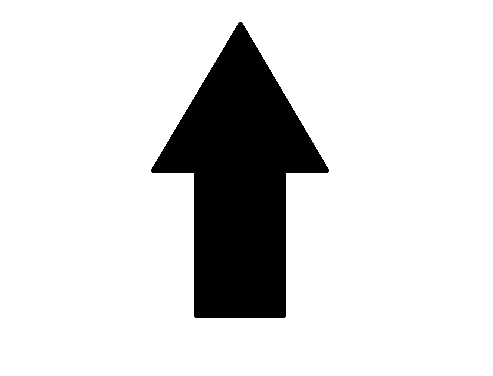
%> input picture black_arrow.tif, 493 x 376 px
$ octave main_project_file.m   (GNU Octave 9; MATLAB toolbox functions it lacks are replaced by stand-ins)
%> lines starting %> are read from the running program, lines starting %| are printed output that depends on the picture; in (x1, y1, x2, y2) boxes, pixels count from 0 and x2, y2 are one past the last pixel; in counts of white or black regions, pixels touching at a corner belong together; the program's own positions count from 1
### canny_vertical_matching.m
function y = canny_vertical_matching(image_A,image_B,threshold,name,min_edges)
    A = edge(image_A,'Canny');
    B = edge(image_B,'Canny');
    % call for edge detected image
    columns = size(A,2);
    search_order = round(columns*.2):round(columns*.8);
    search_order = search_order(randperm(length(search_order)));
    % We are limiting the range of the stitching to get better quality
    % images (No point in stiching the first pixels of the image).
    % We are also randomizing the order to create "unique" photos.
    for i=search_order
        matched_edges = 0;
        total_edges = 0;
        % count total and matched edge points
        for j=1:columns
            if A(i,j)==1 || B(i,j)==1
                total_edges = total_edges + 1;
                if A(i,j)==B(i,j)
                    matched_edges = matched_edges + 1;
                end
            end
        end
        % check if edge points meet thresholds for stitching
        if total_edges*threshold<=matched_edges && total_edges>min_edges
            AB = image_A;
            AB(i+1:end,:) = image_B(i+1:end,:);
            figure;
            imshow(AB);
            imwrite(AB,strcat(name,'vertical-canny.jpg'))
            % Save stitched image
            BA = image_B;
            BA(i+1:end,:) = image_A(i+1:end,:);
            figure;
            imshow(BA);
            imwrite(BA,strcat(name,'other-vertical-canny.jpg'));
            % Save opposite stitched image
            edge_A = A;
            edge_A(i+1:end,:) = B(i+1:end,:);
            imshow(edge_A);
            imwrite(edge_A,strcat(name,'edge-vertical-canny.jpg'));
            % Save stitched edge image
            edge_B = B;
            edge_B(i+1:end,:) = A(i+1:end,:);
            imshow(edge_B);
            imwrite(edge_B,strcat(name,'other-edge-vertical-canny.jpg'));
            % Save stitched edge image
            disp("Match!");
            y = 1;
            break; % end function
        end
    end
    y=0;
end

### main_project_file.m
% Extra Credit MATLAB Project for CSE185
% By Tyler Lennen and Charles Chung

% The purpose of this project is to see if we can use edge detection to
% combine two random photos and see if they can create one "visually
% pleasing" photo, where the edges match.

% Stage 1, using Canny edge detector to match an inverted photo with its
% original photo. We assume for now that they are the same size.


test_image1 = 'black_arrow.tif';

I = imread(test_image1);
%> I is the input picture: size 376x493 uint8; 85.3% white; 1 black region, box (x1, y1, x2, y2) and area: (151, 22, 329, 318) 27267
imwrite(I,test_image1);
inverseGrayImage = uint8(255) - I;
A = edge(I,'Canny');
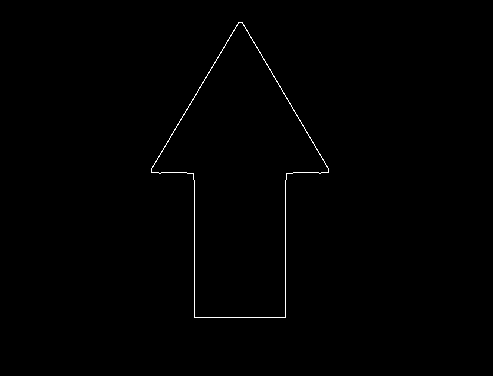
%> A: size 376x493 logical; 0.44% white in thin lines or dots, all inside (x1, y1, x2, y2) = (151, 22, 329, 318)
imshow(A);
figure;
B = edge(inverseGrayImage,'Canny');
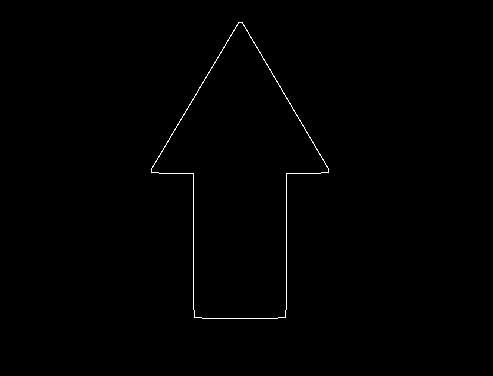
%> B: size 376x493 logical; 0.44% white in thin lines or dots, all inside (x1, y1, x2, y2) = (151, 22, 329, 319)
imshow(B);
% The image edges are the exact same so we can attempt our test
imwrite(inverseGrayImage, strcat('inverted_',test_image1));
name = strcat('./stitched',test_image1,'_plus_',strcat('inverted_',test_image1));
canny_vertical_matching(I,inverseGrayImage,.8,name,2);
%> the run ends on the next line
